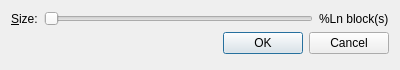
<?xml version="1.0" encoding="UTF-8"?>
<ui version="4.0">
 <class>FormatNewMemCardDialog</class>
 <widget class="QDialog" name="FormatNewMemCardDialog">
  <property name="geometry">
   <rect>
    <x>0</x>
    <y>0</y>
    <width>400</width>
    <height>70</height>
   </rect>
  </property>
  <property name="windowTitle">
   <string>Format New Memory Card Image</string>
  </property>
  <layout class="QFormLayout" name="formLayout">
   <property name="fieldGrowthPolicy">
    <enum>QFormLayout::ExpandingFieldsGrow</enum>
   </property>
   <item row="0" column="0">
    <widget class="QLabel" name="lblSizeDesc">
     <property name="text">
      <string>&amp;Size:</string>
     </property>
     <property name="textFormat">
      <enum>Qt::PlainText</enum>
     </property>
     <property name="buddy">
      <cstring>sldSize</cstring>
     </property>
    </widget>
   </item>
   <item row="2" column="0" colspan="2">
    <widget class="QDialogButtonBox" name="buttonBox">
     <property name="orientation">
      <enum>Qt::Horizontal</enum>
     </property>
     <property name="standardButtons">
      <set>QDialogButtonBox::Cancel|QDialogButtonBox::Ok</set>
     </property>
    </widget>
   </item>
   <item row="0" column="1">
    <layout class="QHBoxLayout" name="hboxSize">
     <item>
      <widget class="QSlider" name="sldSize">
       <property name="minimum">
        <number>0</number>
       </property>
       <property name="maximum">
        <number>5</number>
       </property>
       <property name="singleStep">
        <number>1</number>
       </property>
       <property name="pageStep">
        <number>2</number>
       </property>
       <property name="value">
        <number>0</number>
       </property>
       <property name="orientation">
        <enum>Qt::Horizontal</enum>
       </property>
      </widget>
     </item>
     <item>
      <widget class="QLabel" name="lblSizeValue">
       <property name="text">
        <string>%Ln block(s)</string>
       </property>
       <property name="textFormat">
        <enum>Qt::PlainText</enum>
       </property>
      </widget>
     </item>
    </layout>
   </item>
  </layout>
 </widget>
 <resources/>
 <connections>
  <connection>
   <sender>buttonBox</sender>
   <signal>accepted()</signal>
   <receiver>FormatNewMemCardDialog</receiver>
   <slot>accept()</slot>
   <hints>
    <hint type="sourcelabel">
     <x>248</x>
     <y>254</y>
    </hint>
    <hint type="destinationlabel">
     <x>157</x>
     <y>274</y>
    </hint>
   </hints>
  </connection>
  <connection>
   <sender>buttonBox</sender>
   <signal>rejected()</signal>
   <receiver>FormatNewMemCardDialog</receiver>
   <slot>reject()</slot>
   <hints>
    <hint type="sourcelabel">
     <x>316</x>
     <y>260</y>
    </hint>
    <hint type="destinationlabel">
     <x>286</x>
     <y>274</y>
    </hint>
   </hints>
  </connection>
 </connections>
</ui>
